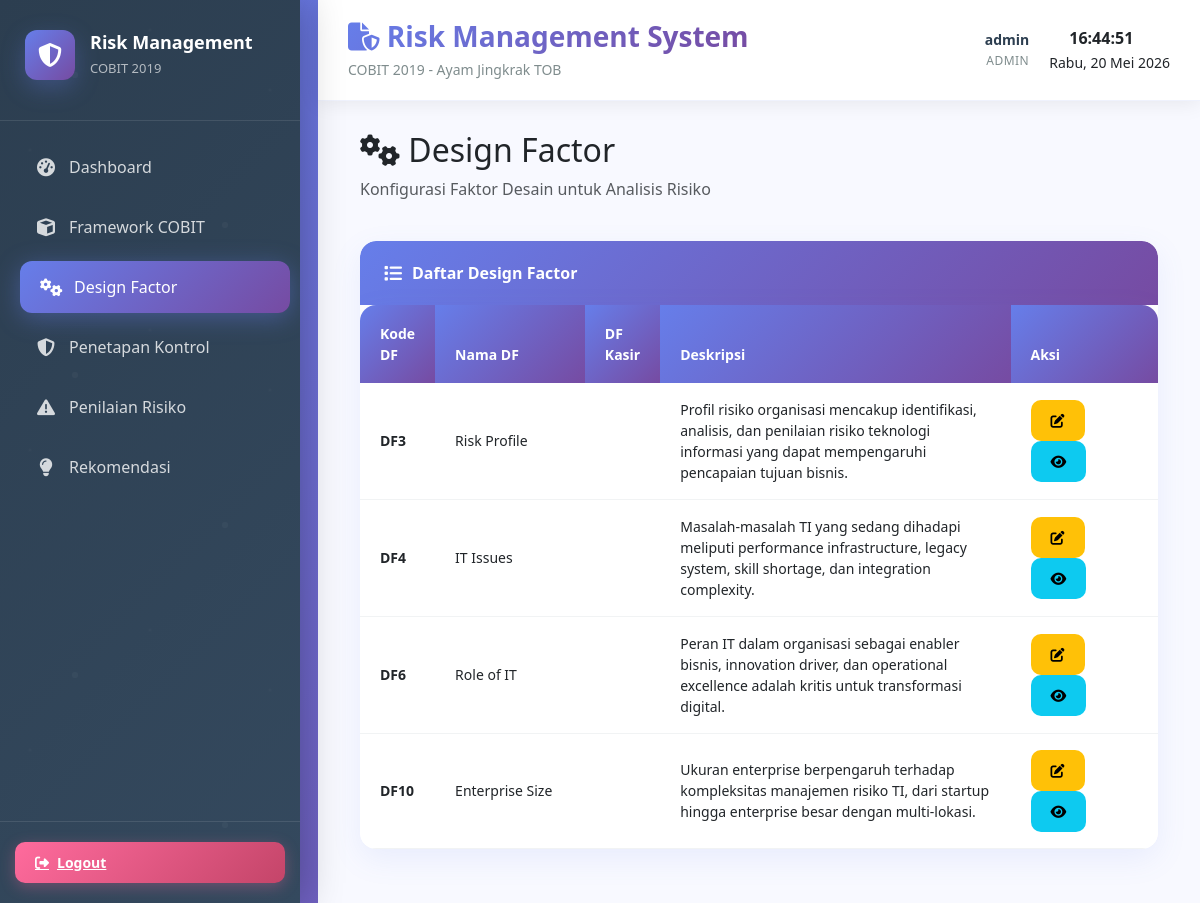
The app's page /index.php?page=design-factor (signed in) with its own data.
### tables this page shows
CREATE TABLE IF NOT EXISTS `design_factor` (
    `id` INT PRIMARY KEY AUTO_INCREMENT,
    `kategori` VARCHAR(10) NOT NULL UNIQUE,
    `nama_df` VARCHAR(100) NOT NULL,
    `deskripsi` TEXT NOT NULL,
    `created_at` TIMESTAMP DEFAULT CURRENT_TIMESTAMP,
    `updated_at` TIMESTAMP DEFAULT CURRENT_TIMESTAMP ON UPDATE CURRENT_TIMESTAMP
);

### app/controllers/DesignFactorController.php (called while the page is built, shortened)
<?php
class DesignFactorController extends Controller {
    private $dfModel;
    public function __construct() {
        $this->dfModel = new DesignFactor();
    }
    public function index() {
        $designFactors = $this->dfModel->getAll();
        $data = [
            'designFactors' => $designFactors
        ];
        $this->view('design_factor/index', $data);
    }
}
?>

### index.php (called while the page is built, shortened)
<?php
require_once 'config/database.php';
require_once 'app/models/Database.php';
require_once 'app/models/Model.php';
require_once 'app/controllers/DesignFactorController.php';
App::route();

### app/models/Database.php (called while the page is built, shortened)
<?php
class Database {
    private $conn;
    public function __construct() {
        $this->conn = new mysqli(DB_HOST, DB_USER, DB_PASS, DB_NAME, DB_PORT);
        $this->conn->set_charset("utf8mb4");
    }
    public function query($sql) {
        return $this->conn->query($sql);
    }
    public function fetchAll($sql) {
        $result = $this->query($sql);
        $data = [];
        while ($row = $result->fetch_assoc()) {
            $data[] = $row;
        }
        return $data;
    }
}
?>

### app/models/Model.php (called while the page is built, shortened)
<?php
abstract class Model {
    protected $db;
    protected $table;
    public function __construct() {
        $this->db = new Database();
    }
    public function getAll() {
        $sql = "SELECT * FROM " . $this->table . " ORDER BY id ASC";
        return $this->db->fetchAll($sql);
    }
}
?>

### app/views/design_factor/index.php (the view, shortened to what this page needs)
<div class="container-fluid">
    <div class="row mb-4">
        <div class="col-md-12">
            <h2><i class="fas fa-cogs"></i> Design Factor</h2>
            <p class="text-muted">Konfigurasi Faktor Desain untuk Analisis Risiko</p>
        </div>
    </div>
    <div class="row">
        <div class="col-md-12">
            <div class="card">
                <div class="card-header">
                    <i class="fas fa-list"></i> Daftar Design Factor
                </div>
                <div class="card-body p-0">
                    <?php if (!empty($designFactors)): ?>
                        <table class="table table-hover mb-0">
                            <thead>
                                <tr>
                                    <th width="5%">Kode DF</th>
                                    <th width="20%">Nama DF</th>
                                    <th width="5%">DF Kasir</th>
                                    <th width="50%">Deskripsi</th>
                                    <th width="20%">Aksi</th>
                                </tr>
                            </thead>
                            <tbody>
                                <?php foreach ($designFactors as $df): ?>
                                    <tr>
                                        <td>
                                            <strong><?php echo $df['kategori']; ?></strong>
                                        </td>
                                        <td>
                                            <?php echo $df['nama_df']; ?>
                                        </td>
                                        <td>
                                        </td>
                                        <td><?php echo $df['deskripsi']; ?></td>
                                        <td>
                                            <?php if ($_SESSION['user']['role'] === 'admin'): ?>
                                                <a href="index.php?page=design-factor&action=edit&id=<?php echo $df['id']; ?>" class="btn btn-sm btn-warning">
                                                    <i class="fas fa-edit"></i>
                                                </a>
                                            <?php endif; ?>
                                            <button class="btn btn-sm btn-info" data-bs-toggle="modal" data-bs-target="#dfModal<?php echo $df['id']; ?>">
                                                <i class="fas fa-eye"></i>
                                            </button>
                                        </td>
                                    </tr>
                                <?php endforeach; ?>
                            </tbody>
                        </table>
                    <?php endif; ?>
                </div>
            </div>
        </div>
    </div>
</div>

### app/views/layout.php (style rules this page uses)
:root { --primary-color: #667eea; --secondary-color: #764ba2; --accent-color: #f093fb; --danger-color: #ff6b9d; --warning-color: #feca57; --success-color: #48dbfb; --info-color: #0abde3; --dark-color: #2c3e50; --light-bg: #f8f9ff; --card-shadow: 0 10px 30px rgba(102, 126, 234, 0.1); --border-radius: 16px; }
* { margin: 0; padding: 0; box-sizing: border-box; }
html, body { height: 100%; font-family: 'Segoe UI', Tahoma, Geneva, Verdana, sans-serif; background: linear-gradient(135deg, #667eea 0%, #764ba2 100%); min-height: 100vh; }
body { display: flex; flex-direction: column; }
.card { background: white; box-shadow: var(--card-shadow); border: none; border-radius: var(--border-radius); margin-bottom: 24px; transition: all 0.3s ease; overflow: hidden; }
.card-header { background: linear-gradient(135deg, #667eea 0%, #764ba2 100%); color: white; border: none; font-weight: 600; padding: 20px 24px; border-radius: var(--border-radius) var(--border-radius) 0 0 !important; display: flex; align-items: center; gap: 10px; }
.card-header i { font-size: 18px; }
.card-body { padding: 24px; }
.btn { border-radius: 10px; padding: 10px 20px; font-size: 14px; font-weight: 600; transition: all 0.3s ease; border: none; position: relative; overflow: hidden; }
.btn::before { content: ''; position: absolute; top: 0; left: -100%; width: 100%; height: 100%; background: rgba(255, 255, 255, 0.2); transition: left 0.3s ease; }
.table { background: white; border-radius: var(--border-radius); overflow: hidden; box-shadow: var(--card-shadow); }
.table thead th { background: linear-gradient(135deg, #667eea 0%, #764ba2 100%); color: white; border: none; font-weight: 600; padding: 18px 20px; font-size: 14px; }
.table td { padding: 16px 20px; vertical-align: middle; border-bottom: 1px solid #f1f3f4; font-size: 14px; }
.table tbody tr { transition: all 0.3s ease; }

### records on screen
design_factor: kategori "DF3", nama_df "Risk Profile", deskripsi "Profil risiko organisasi mencakup identifikasi, analisis, dan penilaian risiko teknologi informasi yang dapat mempengaruhi pencapaian tujuan bisnis."
design_factor: kategori "DF4", nama_df "IT Issues", deskripsi "Masalah-masalah TI yang sedang dihadapi meliputi performance infrastructure, legacy system, skill shortage, dan integration complexity."
design_factor: kategori "DF6", nama_df "Role of IT", deskripsi "Peran IT dalam organisasi sebagai enabler bisnis, innovation driver, dan operational excellence adalah kritis untuk transformasi digital."
design_factor: kategori "DF10", nama_df "Enterprise Size", deskripsi "Ukuran enterprise berpengaruh terhadap kompleksitas manajemen risiko TI, dari startup hingga enterprise besar dengan multi-lokasi."

### other values on screen
$_SESSION['user']['username'] "admin"
$_SESSION['user']['role'] "ADMIN"
